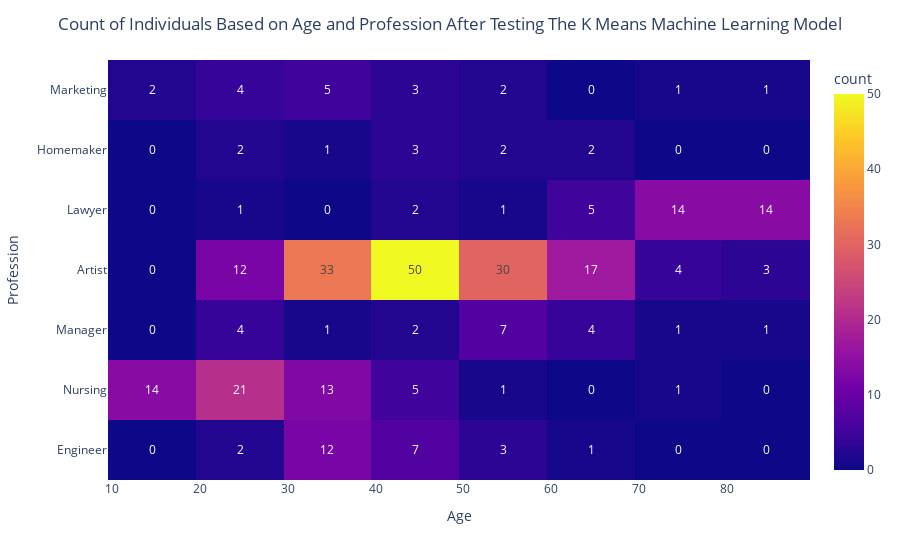

The code cell stored with this chart in its notebook:
### Markdown cell above
##### This is our final dataframe and heatmap with the K Means machine learning model included.

### Code cell
#The new dataframe with the clustering done

display(customer_seg_df_updated_sample_size.head(10))

df = pd.DataFrame(customer_seg_df_updated_sample_size)

fig = px.density_heatmap(df, x="Age", y="Profession", text_auto=True)

fig.update_layout(title_text='Count of Individuals Based on Age and Profession After Testing The K Means Machine Learning Model', title_x=0.5)

fig.show()

print('Artists have the most spending scores out of each customer.')

### Figure 1 — Plotly figure (JSON) as saved in the notebook; plotly's stock layout.template omitted (floating-point values rounded to 4 significant figures; data arrays with more than 128 entries replaced by an {"elided": "..."} marker saying what was removed)
{"data": [{"coloraxis": "coloraxis", "hovertemplate": "Age=%{x}<br>Profession=%{y}<br>count=%{z}<extra></extra>", "name": "", "texttemplate": "%{z}", "type": "histogram2d", "x": {"elided": "314 int values"}, "xaxis": "x", "xbingroup": "x", "y": {"elided": "314 str values"}, "yaxis": "y", "ybingroup": "y"}], "layout": {"coloraxis": {"colorbar": {"title": {"text": "count"}}, "colorscale": [[0, "#0d0887"], [0.1111, "#46039f"], [0.2222, "#7201a8"], [0.3333, "#9c179e"], [0.4444, "#bd3786"], [0.5556, "#d8576b"], [0.6667, "#ed7953"], [0.7778, "#fb9f3a"], [0.8889, "#fdca26"], [1, "#f0f921"]]}, "legend": {"tracegroupgap": 0}, "margin": {"t": 60}, "title": {"text": "Count of Individuals Based on Age and Profession After Testing The K Means Machine Learning Model", "x": 0.5}, "xaxis": {"anchor": "y", "domain": [0, 1], "title": {"text": "Age"}}, "yaxis": {"anchor": "x", "domain": [0, 1], "title": {"text": "Profession"}}}}
